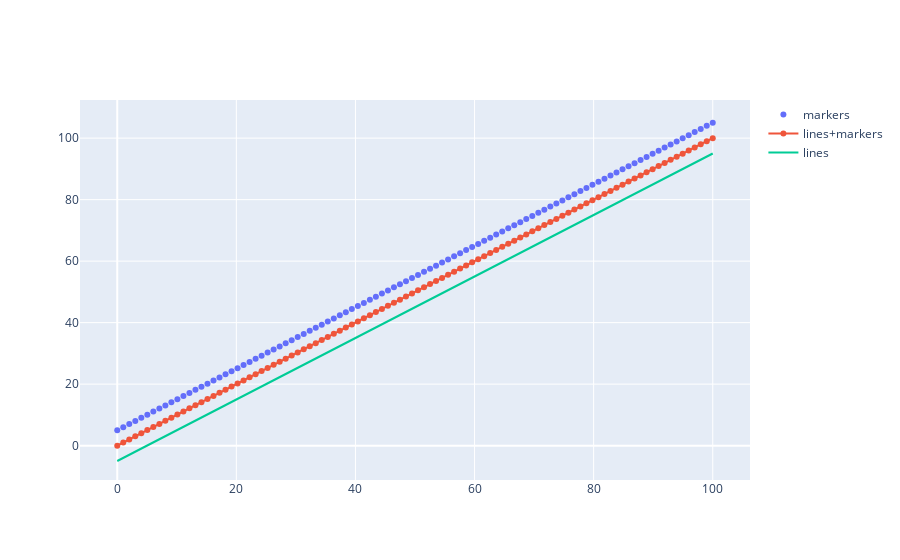

The code cell stored with this chart in its notebook:
### Code cell
fig = go.Figure()

fig.add_trace(go.Scatter(
    x=x, y=randY0,
    mode='markers', name='markers'
))

fig.add_trace(go.Scatter(
    x=x, y=randY1,
    mode='lines+markers', name='lines+markers'
))

fig.add_trace(go.Scatter(
    x=x, y=randY2,
    mode='lines', name='lines'
))

fig.show()
